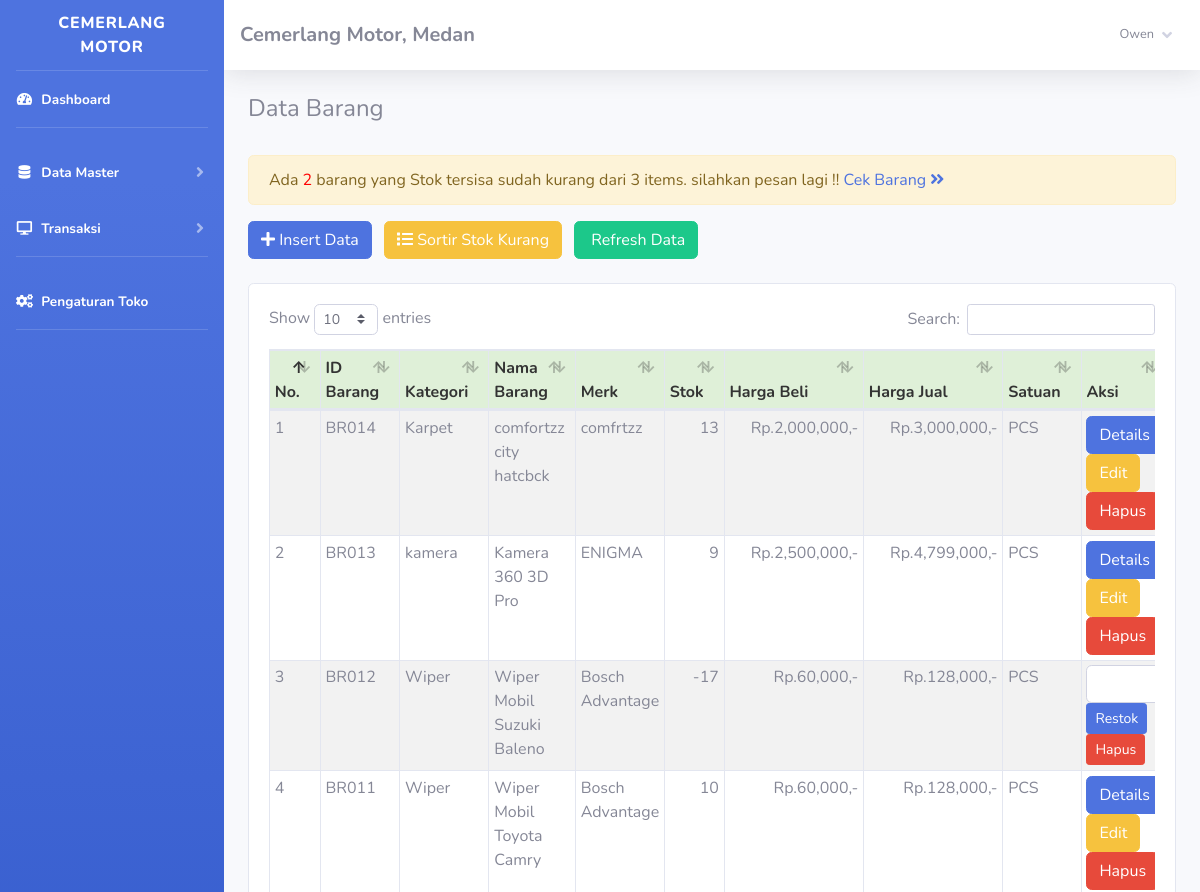
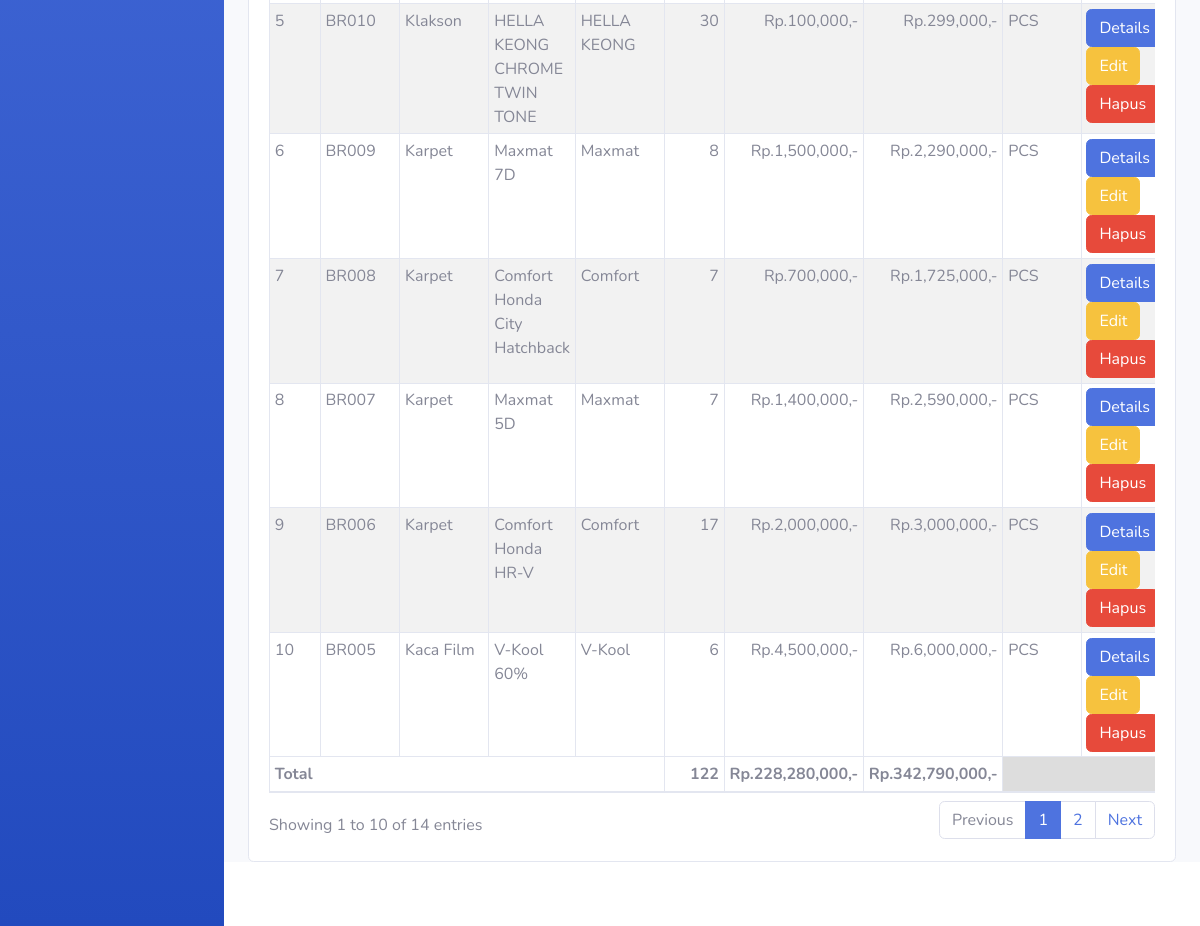
Screenshot of /index.php?page=barang (signed in) with the database file from the repository (2 pictures, top to bottom).
### tables this page shows
CREATE TABLE `toko` (
  `id_toko` int(11) NOT NULL,
  `nama_toko` varchar(255) NOT NULL,
  `alamat_toko` text NOT NULL,
  `tlp` varchar(255) NOT NULL,
  `nama_pemilik` varchar(255) NOT NULL
);

CREATE TABLE `member` (
  `id_member` int(11) NOT NULL,
  `nm_member` varchar(255) NOT NULL,
  `alamat_member` text NOT NULL,
  `telepon` varchar(255) NOT NULL,
  `email` varchar(255) NOT NULL,
  `gambar` text NOT NULL,
  `NIK` text NOT NULL,
  `levelrole` enum('Owner','Pembelian','Penjualan') NOT NULL DEFAULT 'Owner'
);

CREATE TABLE `barang` (
  `id` int(11) NOT NULL,
  `id_barang` varchar(255) NOT NULL,
  `id_kategori` int(11) NOT NULL,
  `nama_barang` text NOT NULL,
  `merk` varchar(255) NOT NULL,
  `harga_beli` varchar(255) NOT NULL,
  `harga_jual` varchar(255) NOT NULL,
  `satuan_barang` varchar(255) NOT NULL,
  `stok` text NOT NULL,
  `tgl_input` varchar(255) NOT NULL,
  `tgl_update` varchar(255) DEFAULT NULL
);

CREATE TABLE `kategori` (
  `id_kategori` int(11) NOT NULL,
  `nama_kategori` varchar(255) NOT NULL,
  `tgl_input` varchar(255) NOT NULL
);

### fungsi/view/view.php (called while the page is built, shortened)
<?php
class view
{
    protected $db;
    public function __construct($db)
    {
        $this->db = $db;
    }
    public function member_edit($id)
    {
        $sql = "select member.*, login.*
                from member inner join login on member.id_member = login.id_member
                where member.id_member= ?";
        $row = $this-> db -> prepare($sql);
        $row -> execute(array($id));
        $hasil = $row -> fetch();
        return $hasil;
    }
    public function toko()
    {
        $sql = "select*from toko where id_toko='1'";
        $row = $this-> db -> prepare($sql);
        $row -> execute();
        $hasil = $row -> fetch();
        return $hasil;
    }
    public function barang()
    {
        $sql = "select barang.*, kategori.id_kategori, kategori.nama_kategori
                from barang inner join kategori on barang.id_kategori = kategori.id_kategori
                ORDER BY id DESC";
        $row = $this-> db -> prepare($sql);
        $row -> execute();
        $hasil = $row -> fetchAll();
        return $hasil;
    }
}

### admin/module/barang/index.php (the view, shortened to what this page needs)
        <h4>Data Barang</h4>
        <br />
        <?php
			$sql=" select * from barang where stok <= 3";
			$row = $config -> prepare($sql);
			$row -> execute();
			$r = $row -> rowCount();
			if($r > 0){
				echo "
				<div class='alert alert-warning'>
					<span class='glyphicon glyphicon-info-sign'></span> Ada <span style='color:red'>$r</span> barang yang Stok tersisa sudah kurang dari 3 items. silahkan pesan lagi !!
					<span class='pull-right'><a href='index.php?page=barang&stok=yes'>Cek Barang <i class='fa fa-angle-double-right'></i></a></span>
				</div>
				";
			}
		?>
        <button type="button" class="btn btn-primary btn-md mr-2" data-toggle="modal" data-target="#myModal">
            <i class="fa fa-plus"></i> Insert Data</button>
        <a href="index.php?page=barang&stok=yes" class="btn btn-warning btn-md mr-2">
            <i class="fa fa-list"></i> Sortir Stok Kurang</a>
        <a href="index.php?page=barang" class="btn btn-success btn-md">
            <i class="fa fa-refresh"></i> Refresh Data</a>
        <br />
        <div class="card card-body">
            <div class="table-responsive">
                <table class="table table-bordered table-striped table-sm" id="example1">
                    <thead>
                        <tr style="background:#DFF0D8;color:#333;">
                            <th>No.</th>
                            <th>ID Barang</th>
                            <th>Kategori</th>
                            <th>Nama Barang</th>
                            <th>Merk</th>
                            <th>Stok</th>
                            <th>Harga Beli</th>
                            <th>Harga Jual</th>
                            <th>Satuan</th>
                            <th>Aksi</th>
                        </tr>
                    </thead>
                    <tbody>
                        <?php
						$totalBeli = 0;
						$totalJual = 0;
						$totalStok = 0;
						if($_GET['stok'] == 'yes')
						{
							$hasil = $lihat -> barang_stok();
						}else{
							$hasil = $lihat -> barang();
						}
						$no=1;
						foreach($hasil as $isi) {
					?>
                        <tr>
                            <td><?php echo $no;?></td>
                            <td><?php echo $isi['id_barang'];?></td>
                            <td><?php echo $isi['nama_kategori'];?></td>
                            <td><?php echo $isi['nama_barang'];?></td>
                            <td><?php echo $isi['merk'];?></td>
                            <td>
                                <?php if($isi['stok'] == '0'){?>
                                <button class="btn btn-danger"> Habis</button>
                                <?php }else{?>
                               <div style="text-align: right;">
    <?php echo $isi['stok']; ?>
</div>
                                <?php }?>
                            </td>
                            <td style="text-align: right;">Rp.<?php echo number_format($isi['harga_beli']); ?>,-</td>
<td style="text-align: right;">Rp.<?php echo number_format($isi['harga_jual']); ?>,-</td>
                            <td> <?php echo $isi['satuan_barang'];?></td>
                            <td>
                                <?php if($isi['stok'] <=  '3'){?>
                                <form method="POST" action="fungsi/edit/edit.php?stok=edit">
                                    <input type="text" name="restok" class="form-control">
                                    <button class="btn btn-primary btn-sm">
                                        Restok
                                    </button>
                                    <a href="fungsi/hapus/hapus.php?barang=hapus&id=<?php echo $isi['id_barang'];?>"
                                        onclick="javascript:return confirm('Hapus Data barang ?');">
                                        <button class="btn btn-danger btn-sm">Hapus</button></a>
                                </form>
                                <?php }else{?>
                                <a href="index.php?page=barang/details&barang=<?php echo $isi['id_barang'];?>"><button
                                        class="btn btn-primary btn-xs">Details</button></a>
                                <a href="index.php?page=barang/edit&barang=<?php echo $isi['id_barang'];?>"><button
                                        class="btn btn-warning btn-xs">Edit</button></a>
                                <a href="fungsi/hapus/hapus.php?barang=hapus&id=<?php echo $isi['id_barang'];?>"
                                    onclick="javascript:return confirm('Hapus Data barang ?');"><button
                                        class="btn btn-danger btn-xs">Hapus</button></a>
                                <?php }?>
                        </tr>
                        <?php
							$no++;
							$totalBeli += $isi['harga_beli'] * $isi['stok'];
							$totalJual += $isi['harga_jual'] * $isi['stok'];
							$totalStok += $isi['stok'];
						}
					?>
                    </tbody>
                    <tfoot>
                        <tr>
                            <th colspan="5">Total </td>
                            <th style="text-align: right;">
    <?php echo $totalStok; ?>
</th>
                            <th style="text-align: right;">
    Rp.<?php echo number_format($totalBeli); ?>,-
</th>
<th style="text-align: right;">
    Rp.<?php echo number_format($totalJual); ?>,-
</th>
                            <th colspan="2" style="background:#ddd"></th>
                        </tr>
                    </tfoot>
                </table>
            </div>
        </div>

### index.php (shortened to what this page needs)
<?php
	if(!empty($_SESSION['admin'])){
		require 'config.php';
		$lihat = new view($config);
		$toko = $lihat -> toko();
			include 'admin/template/header.php';
			include 'admin/template/sidebar.php';
				if(!empty($_GET['page'])){
					include 'admin/module/'.$_GET['page'].'/index.php';
				}else{
					include 'admin/template/home.php';
				}
			include 'admin/template/footer.php';
	}else{
		echo '<script>window.location="login.php";</script>';
		exit;
	}
?>

### admin/template/header.php (shortened to what this page needs)
<!DOCTYPE html>
<html lang="en">
<head>
    <link href="sb-admin/vendor/fontawesome-free/css/all.min.css" rel="stylesheet" type="text/css">
    <link href="sb-admin/css/sb-admin-2.min.css" rel="stylesheet">
    <link rel="stylesheet" href="sb-admin/vendor/datatables/dataTables.bootstrap4.css" />
</head>
<body id="page-top">
    <div id="wrapper">

### admin/template/sidebar.php (shortened to what this page needs)
<?php
    $id = $_SESSION['admin']['id_member'];
    $hasil_profil = $lihat -> member_edit($id);
?>
<ul class="navbar-nav bg-gradient-primary sidebar sidebar-dark accordion" id="accordionSidebar">
    <a class="sidebar-brand d-flex align-items-center justify-content-center" href="index.php">
        <div class="sidebar-brand-text mx-3">Cemerlang Motor<sup></sup></div>
    </a>
    <hr class="sidebar-divider my-0">
    <li class="nav-item active">
        <a class="nav-link" href="index.php">
            <i class="fas fa-fw fa-tachometer-alt"></i>
            <span>Dashboard</span></a>
    </li>
    <hr class="sidebar-divider">
    <li class="nav-item active">
        <a class="nav-link collapsed" href="#" data-toggle="collapse" data-target="#collapseTwo" aria-expanded="true"
            aria-controls="collapseTwo">
            <i class="fas fa-fw fa-database"></i>
            <span>Data Master</span>
        </a>
    </li>
    <li class="nav-item active">
        <a class="nav-link collapsed" href="#" data-toggle="collapse" data-target="#collapse3" aria-expanded="true"
            aria-controls="collapse3">
            <i class="fas fa-fw fa-desktop"></i>
            <span>Transaksi</span>
        </a>
    </li>
    <hr class="sidebar-divider">
    <li class="nav-item active">
        <a class="nav-link" href="index.php?page=pengaturan">
            <i class="fas fa-fw fa-cogs"></i>
            <span>Pengaturan Toko</span></a>
    </li>
    <hr class="sidebar-divider d-none d-md-block">
</ul>
<div id="content-wrapper" class="d-flex flex-column">
    <div id="content">
        <nav class="navbar navbar-expand navbar-light bg-white topbar mb-4 static-top shadow">
            <h5 class="d-lg-block d-none mt-2"><b><?php echo $toko['nama_toko'];?>, <?php echo $toko['alamat_toko'];?></b></h5>
            <ul class="navbar-nav ml-auto">
                <li class="nav-item dropdown no-arrow">
                    <a class="nav-link dropdown-toggle" href="#" id="userDropdown" role="button" data-toggle="dropdown"
                        aria-haspopup="true" aria-expanded="false">
                        <span
                            class="mr-2 d-none d-lg-inline text-gray-600 small ml-2"><?php echo $hasil_profil['nm_member'];?></span>
                        <i class="fas fa-angle-down"></i>
                    </a>
                </li>
            </ul>
        </nav>
        <div class="container-fluid">

### admin/template/footer.php (shortened to what this page needs)
 </div>
 </div>
 <footer class="sticky-footer bg-white">
 </footer>
 </div>
 </div>
</body>
</html>

### rows the page displays
toko: nama_toko "Cemerlang Motor", alamat_toko "Medan"
barang: id_barang "BR014", id_kategori.nama_kategori "Karpet", nama_barang "comfortzz city hatcbck", merk "comfrtzz", stok "13", harga_beli "2,000,000", harga_jual "3,000,000", satuan_barang "PCS"
barang: id_barang "BR013", id_kategori.nama_kategori "kamera", nama_barang "Kamera 360 3D Pro", merk "ENIGMA", stok "9", harga_beli "2,500,000", harga_jual "4,799,000", satuan_barang "PCS"
barang: id_barang "BR012", id_kategori.nama_kategori "Wiper", nama_barang "Wiper Mobil Suzuki Baleno", merk "Bosch Advantage", stok "-17", harga_beli "60,000", harga_jual "128,000", satuan_barang "PCS"
barang: id_barang "BR011", id_kategori.nama_kategori "Wiper", nama_barang "Wiper Mobil Toyota Camry", merk "Bosch Advantage", stok "10", harga_beli "60,000", harga_jual "128,000", satuan_barang "PCS"
barang: id_barang "BR010", id_kategori.nama_kategori "Klakson", nama_barang "HELLA KEONG CHROME TWIN TONE", merk "HELLA KEONG", stok "30", harga_beli "100,000", harga_jual "299,000", satuan_barang "PCS"
barang: id_barang "BR009", id_kategori.nama_kategori "Karpet", nama_barang "Maxmat 7D", merk "Maxmat", stok "8", harga_beli "1,500,000", harga_jual "2,290,000", satuan_barang "PCS"
barang: id_barang "BR008", id_kategori.nama_kategori "Karpet", nama_barang "Comfort Honda City Hatchback", merk "Comfort", stok "7", harga_beli "700,000", harga_jual "1,725,000", satuan_barang "PCS"
barang: id_barang "BR007", id_kategori.nama_kategori "Karpet", nama_barang "Maxmat 5D", merk "Maxmat", stok "7", harga_beli "1,400,000", harga_jual "2,590,000", satuan_barang "PCS"
barang: id_barang "BR006", id_kategori.nama_kategori "Karpet", nama_barang "Comfort Honda HR-V", merk "Comfort", stok "17", harga_beli "2,000,000", harga_jual "3,000,000", satuan_barang "PCS"
barang: id_barang "BR005", id_kategori.nama_kategori "Kaca Film", nama_barang "V-Kool 60%", merk "V-Kool", stok "6", harga_beli "4,500,000", harga_jual "6,000,000", satuan_barang "PCS"

### other values shown
$hasil_profil['nm_member'] "Owen"
$r "2"
$totalStok "122"
$totalBeli "228,280,000"
$totalJual "342,790,000"
